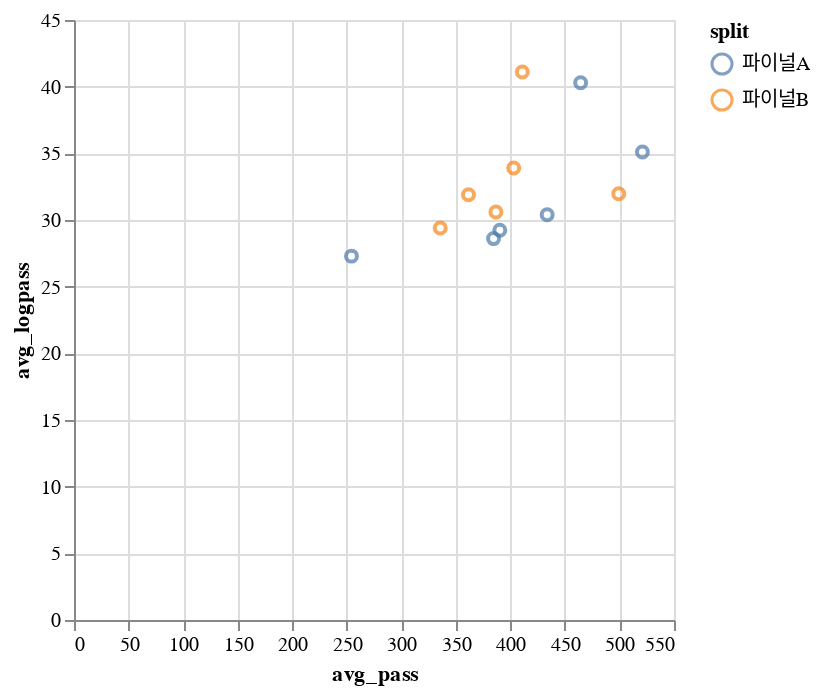

Notebook cell for this chart:
### Code cell
alt.Chart(new_temp).mark_point().encode(
    x = 'avg_pass',
    y = 'avg_logpass',
    color = 'split',
    tooltip='구단'
)

### Figure 1 — Vega-Lite specification as saved in the notebook (floating-point values rounded to 4 significant figures)
{"config": {"view": {"continuousWidth": 300, "continuousHeight": 300}}, "data": {"name": "data-7f3597ee2a67b7b078f51922f9b1f5a6"}, "mark": {"type": "point"}, "encoding": {"color": {"field": "split", "type": "nominal"}, "tooltip": {"field": "구단", "type": "nominal"}, "x": {"field": "avg_pass", "type": "quantitative"}, "y": {"field": "avg_logpass", "type": "quantitative"}}, "$schema": "https://vega.github.io/schema/vega-lite/v5.20.1.json", "datasets": {"data-7f3597ee2a67b7b078f51922f9b1f5a6": [{"구단": "울산", "패스 성공": 19800, "롱패스 성공": 1334, "avg_pass": 521.1, "avg_logpass": 35.11, "split": "파이널A"}, {"구단": "수원", "패스 성공": 14697, "롱패스 성공": 1163, "avg_pass": 386.8, "avg_logpass": 30.61, "split": "파이널B"}, {"구단": "포항", "패스 성공": 17648, "롱패스 성공": 1531, "avg_pass": 464.4, "avg_logpass": 40.29, "split": "파이널A"}, {"구단": "제주", "패스 성공": 15316, "롱패스 성공": 1288, "avg_pass": 403.1, "avg_logpass": 33.89, "split": "파이널B"}, {"구단": "전북", "패스 성공": 14832, "롱패스 성공": 1111, "avg_pass": 390.3, "avg_logpass": 29.24, "split": "파이널A"}, {"구단": "서울", "패스 성공": 18975, "롱패스 성공": 1215, "avg_pass": 499.3, "avg_logpass": 31.97, "split": "파이널B"}, {"구단": "대전", "패스 성공": 13741, "롱패스 성공": 1212, "avg_pass": 361.6, "avg_logpass": 31.89, "split": "파이널B"}, {"구단": "대구", "패스 성공": 9665, "롱패스 성공": 1037, "avg_pass": 254.3, "avg_logpass": 27.29, "split": "파이널A"}, {"구단": "인천", "패스 성공": 14615, "롱패스 성공": 1087, "avg_pass": 384.6, "avg_logpass": 28.61, "split": "파이널A"}, {"구단": "강원", "패스 성공": 12758, "롱패스 성공": 1117, "avg_pass": 335.7, "avg_logpass": 29.39, "split": "파이널B"}, {"구단": "광주", "패스 성공": 16482, "롱패스 성공": 1155, "avg_pass": 433.7, "avg_logpass": 30.39, "split": "파이널A"}, {"구단": "수원FC", "패스 성공": 15617, "롱패스 성공": 1562, "avg_pass": 411.0, "avg_logpass": 41.11, "split": "파이널B"}]}}
